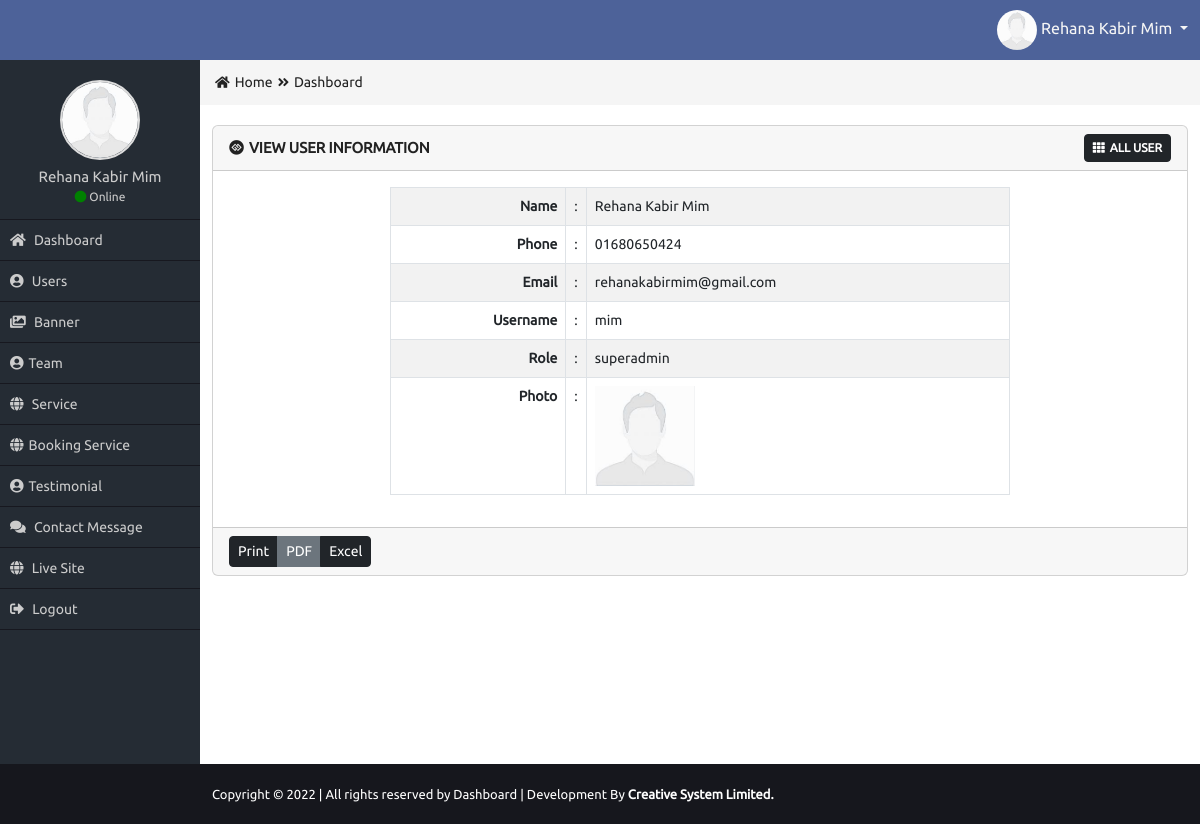
Page /Admin/view-user.php?v=7 (signed in) on the committed database.
### tables this page shows
CREATE TABLE `users` (
  `user_id` int(11) NOT NULL,
  `user_name` varchar(50) DEFAULT NULL,
  `user_phone` varchar(20) DEFAULT NULL,
  `user_email` varchar(30) DEFAULT NULL,
  `user_username` varchar(50) DEFAULT NULL,
  `user_password` varchar(40) DEFAULT NULL,
  `role_id` int(11) DEFAULT NULL,
  `user_photo` varchar(50) DEFAULT NULL,
  `user_slug` varchar(40) NOT NULL
);

CREATE TABLE `roles` (
  `role_id` int(11) NOT NULL,
  `role_name` varchar(20) NOT NULL
);

### Admin/view-user.php (the view, shortened to what this page needs)
<?php
require_once("functions/function.php");
if($_SESSION['role']=='1'){
$id = $_GET['v'];
$sel="SELECT * FROM users NATURAL JOIN roles WHERE user_id = $id";
$Q =mysqli_query($con , $sel);
$data=mysqli_fetch_assoc($Q);
?>
                    <div class="row">
                        <div class="col-md-12">
                            <div class="card mb-3">
                              <div class="card-header">
                                <div class="row">
                                    <div class="col-md-8 card_title_part">
                                        <i class="fab fa-gg-circle"></i>View User Information
                                    </div>
                                    <div class="col-md-4 card_button_part">
                                        <a href="all-user.php" class="btn btn-sm btn-dark"><i class="fas fa-th"></i>All User</a>
                                    </div>
                                </div>
                              </div>
                              <div class="card-body">
                                <div class="row">
                                    <div class="col-md-2"></div>
                                    <div class="col-md-8">
                                        <table class="table table-bordered table-striped table-hover custom_view_table">
                                          <tr>
                                            <td>Name</td>
                                            <td>:</td>
                                            <td><?= $data['user_name']?></td>
                                          </tr>
                                          <tr>
                                            <td>Phone</td>
                                            <td>:</td>
                                            <td><?= $data['user_phone']?></td>
                                          </tr>
                                          <tr>
                                            <td>Email</td>
                                            <td>:</td>
                                            <td><?= $data['user_email']?></td>
                                          </tr>
                                          <tr>
                                            <td>Username</td>
                                            <td>:</td>
                                            <td><?= $data['user_username']?></td>
                                          </tr>
                                          <tr>
                                            <td>Role</td>
                                            <td>:</td>
                                            <td><?= $data['role_name']?></td>
                                          </tr>
                                          <tr>
                                            <td>Photo</td>
                                            <td>:</td>
                                            <td>
                                            <?php if($data['user_photo']!=''){?>
                                            <img height="100" class="img200" src="uploads/<?= $data['user_photo']; ?>" alt="user"/>
                                            <?php }  else{ ?>
                                            <img height="100" src="images/avatar.jpg" alt="avatar"/>
                                            <?php } ?>
                                            </td>
                                          </tr>
                                        </table>
                                    </div>
                                    <div class="col-md-2"></div>
                                </div>
                              </div>
                              <div class="card-footer">
                                <div class="btn-group" role="group" aria-label="Button group">
                                  <button type="button" class="btn btn-sm btn-dark">Print</button>
                                  <button type="button" class="btn btn-sm btn-secondary">PDF</button>
                                  <button type="button" class="btn btn-sm btn-dark">Excel</button>
                                </div>
                              </div>
<?php
}else{
  header('Location:index.php');
}
?>

### Admin/css/style.css (style rules this page uses)
* { margin: 0px; padding: 0px; outline: 0px; }
img { border: 0px; }
a { text-decoration: none; }
body { font-family: 'Ubuntu', sans-serif; overflow-x: hidden; }
.card_title_part { color: #222222; font-size: 15px; text-transform: uppercase; font-weight: bold; margin-top: 3px; }
.card_title_part i { margin-right: 5px; }
.card_button_part { text-align: right; }
.card_button_part a { font-size: 12px; text-transform: uppercase; font-weight: bold; }
.card_button_part a i { margin-right: 5px; }
.custom_view_table { font-size: 14px; }
.custom_view_table tr td:first-child { width: 29%; font-weight: bold; text-align: right; }
.custom_view_table tr td:last-child { width: 70%; font-weight: 400; text-align: left; }

### rows in the picture
users: user_name "Rehana Kabir Mim", user_phone "01680650424", user_email "rehanakabirmim@gmail.com", user_username "mim", role.role_name "superadmin"

### other values in the picture
$_SESSION['name'] "Rehana Kabir Mim"
